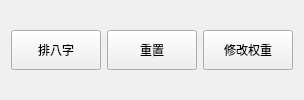
               <widget class="QWidget" name="widgetBtns" native="true">
                <layout class="QGridLayout" name="gridLayout">
                 <item row="2" column="2">
                  <widget class="QPushButton" name="btnReset">
                   <property name="minimumSize">
                    <size>
                     <width>90</width>
                     <height>40</height>
                    </size>
                   </property>
                   <property name="maximumSize">
                    <size>
                     <width>90</width>
                     <height>40</height>
                    </size>
                   </property>
                   <property name="text">
                    <string>重置</string>
                   </property>
                  </widget>
                 </item>
                 <item row="2" column="3">
                  <widget class="QPushButton" name="btnChangeWeight">
                   <property name="minimumSize">
                    <size>
                     <width>90</width>
                     <height>40</height>
                    </size>
                   </property>
                   <property name="maximumSize">
                    <size>
                     <width>90</width>
                     <height>40</height>
                    </size>
                   </property>
                   <property name="text">
                    <string>修改权重</string>
                   </property>
                  </widget>
                 </item>
                 <item row="2" column="0">
                  <widget class="QPushButton" name="btnCalculate">
                   <property name="minimumSize">
                    <size>
                     <width>90</width>
                     <height>40</height>
                    </size>
                   </property>
                   <property name="maximumSize">
                    <size>
                     <width>90</width>
                     <height>40</height>
                    </size>
                   </property>
                   <property name="text">
                    <string>排八字</string>
                   </property>
                  </widget>
                 </item>
                </layout>
               </widget>
